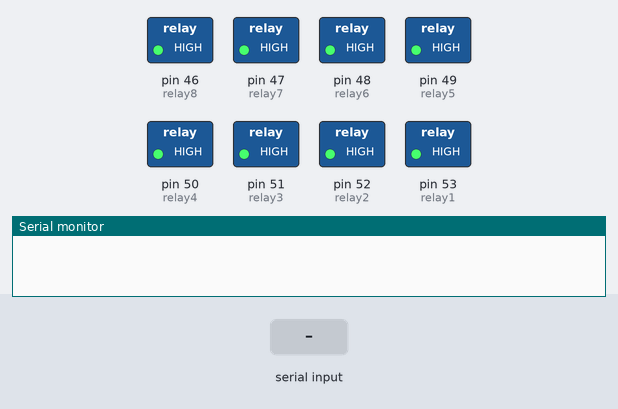
Bench run of a sketch on a simulated Arduino Mega 2560, built with avr-gcc and run on an emulated ATmega2560. On the bench: switched loads named in the sketch (green lamp = pin HIGH), the last lines printed to the serial monitor. Inputs (shaded band) come from the test bench.

Above: at 1.2 s.
1.3 s: "a" received over Serial
At 1.9 s:
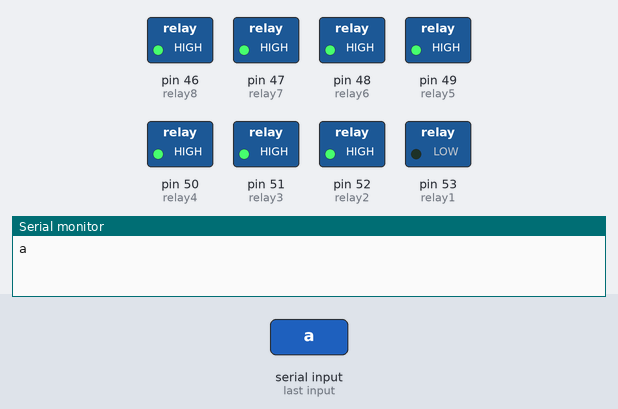
2.8 s: "b" received over Serial
At 4.0 s:
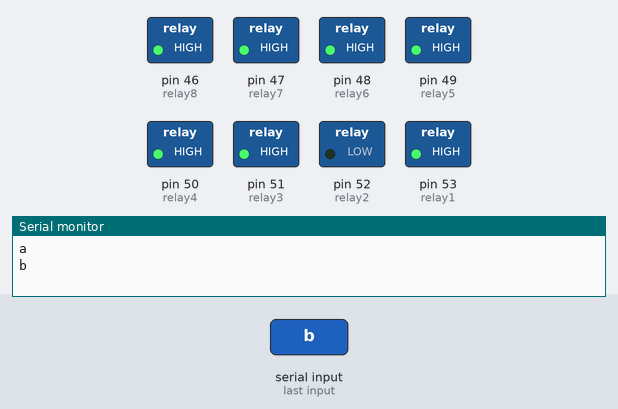
4.3 s: "c" received over Serial
At 5.3 s:
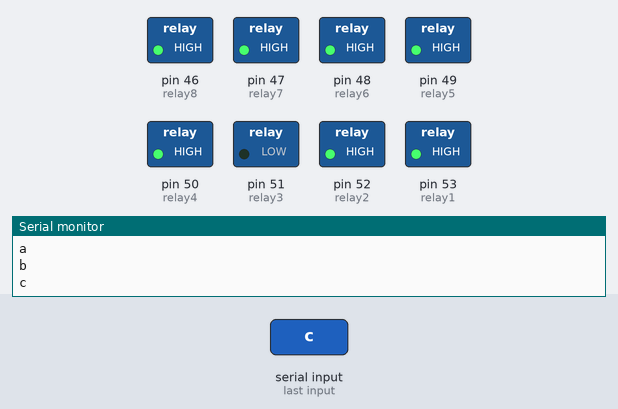
5.8 s: "d" received over Serial
At 6.5 s:
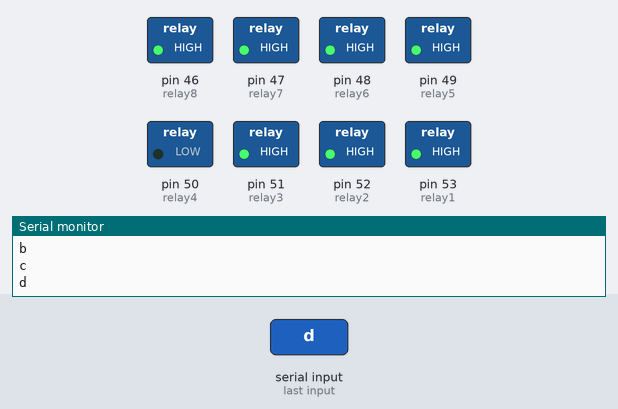
7.3 s: "e" received over Serial
At 7.6 s:
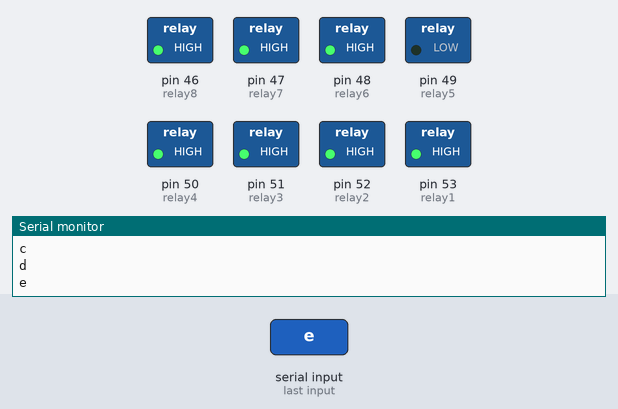
8.8 s: "f" received over Serial
At 10.0 s:
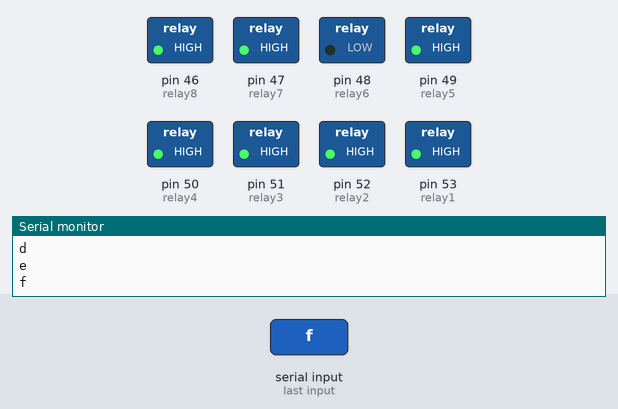
Timing chart, 0 to 11.3 s (numbered marks = the images above; inputs shaded):
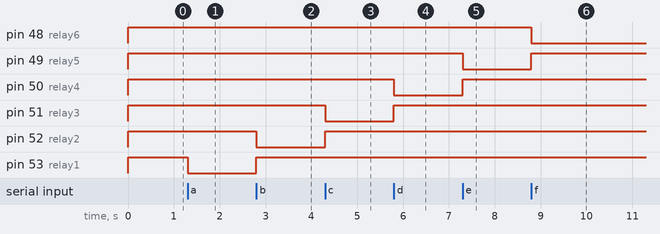

The sketch:

RoomBluetooth.ino
```cpp
int relay1 = 53;
int relay2 = 52;
int relay3 = 51;
int relay4 = 50;
int relay5 = 49;
int relay6 = 48;
int relay7 = 47;
int relay8 = 46;
char junk;
String inputString="";
// the setup function runs once when you press reset or power the board
void setup() {
  // initialize digital pin LED_BUILTIN as an output.
  Serial.begin(9600);
  digitalWrite(relay1, HIGH);
  digitalWrite(relay2, HIGH);
  digitalWrite(relay3, HIGH);
  digitalWrite(relay4, HIGH);
  digitalWrite(relay5, HIGH);
  digitalWrite(relay6, HIGH);
  digitalWrite(relay7, HIGH);
  digitalWrite(relay8, HIGH);
  pinMode(relay1, OUTPUT);
  pinMode(relay2, OUTPUT);
  pinMode(relay3, OUTPUT);
  pinMode(relay4, OUTPUT);
  pinMode(relay5, OUTPUT);
  pinMode(relay6, OUTPUT);
  pinMode(relay7, OUTPUT);
  pinMode(relay8, OUTPUT);
}

// the loop function runs over and over again forever
void loop() {
  if(Serial.available()){
    while(Serial.available()){
      char inChar = (char)Serial.read();
      inputString += inChar;
      }
       Serial.println(inputString);
    while (Serial.available() > 0)
    { junk = Serial.read() ; }      // clear the serial buffer
    if(inputString == "a"){         //in case of 'a' turn the LED on
      digitalWrite(relay2, HIGH);
      digitalWrite(relay3, HIGH);
      digitalWrite(relay4, HIGH);
      digitalWrite(relay5, HIGH);
      digitalWrite(relay6, HIGH);
      digitalWrite(relay7, HIGH);
      digitalWrite(relay8, HIGH);
      digitalWrite(relay1, LOW);
    }else if(inputString == "b"){   //incase of 'b' turn the LED off
      digitalWrite(relay1, HIGH);
      digitalWrite(relay3, HIGH);
      digitalWrite(relay4, HIGH);
      digitalWrite(relay5, HIGH);
      digitalWrite(relay6, HIGH);
      digitalWrite(relay7, HIGH);
      digitalWrite(relay8, HIGH);
      digitalWrite(relay2, LOW);
    }else if(inputString == "c"){   //incase of 'b' turn the LED off
      digitalWrite(relay1, HIGH);
      digitalWrite(relay2, HIGH);
      digitalWrite(relay4, HIGH);
      digitalWrite(relay5, HIGH);
      digitalWrite(relay6, HIGH);
      digitalWrite(relay7, HIGH);
      digitalWrite(relay8, HIGH);
      digitalWrite(relay3, LOW);
    }else if(inputString == "d"){
      digitalWrite(relay1, HIGH);
      digitalWrite(relay2, HIGH);
      digitalWrite(relay3, HIGH);
      digitalWrite(relay5, HIGH);
      digitalWrite(relay6, HIGH);
      digitalWrite(relay7, HIGH);
      digitalWrite(relay8, HIGH);
      digitalWrite(relay4, LOW);
    }else if(inputString == "e"){
      digitalWrite(relay1, HIGH);
      digitalWrite(relay2, HIGH);
      digitalWrite(relay3, HIGH);
      digitalWrite(relay4, HIGH);
      digitalWrite(relay6, HIGH);
      digitalWrite(relay7, HIGH);
      digitalWrite(relay8, HIGH);
      digitalWrite(relay5, LOW);
    }else if(inputString == "f"){
      digitalWrite(relay1, HIGH);
      digitalWrite(relay2, HIGH);
      digitalWrite(relay3, HIGH);
      digitalWrite(relay4, HIGH);
      digitalWrite(relay5, HIGH);
      digitalWrite(relay7, HIGH);
      digitalWrite(relay8, HIGH);
      digitalWrite(relay6, LOW);
    }else if(inputString == "g"){
      digitalWrite(relay1, HIGH);
      digitalWrite(relay2, HIGH);
      digitalWrite(relay3, HIGH);
      digitalWrite(relay4, HIGH);
      digitalWrite(relay5, HIGH);
      digitalWrite(relay6, HIGH);
      digitalWrite(relay8, HIGH);
      digitalWrite(relay7, LOW);
    }else if(inputString == "h"){
      digitalWrite(relay1, HIGH);
      digitalWrite(relay2, HIGH);
      digitalWrite(relay3, HIGH);
      digitalWrite(relay4, HIGH);
      digitalWrite(relay5, HIGH);
      digitalWrite(relay6, HIGH);
      digitalWrite(relay7, HIGH);
      digitalWrite(relay8, LOW);
    }else if(inputString == "n"){
      digitalWrite(relay1, HIGH);
      digitalWrite(relay2, HIGH);
      digitalWrite(relay3, HIGH);
      digitalWrite(relay4, HIGH);
      digitalWrite(relay5, HIGH);
      digitalWrite(relay6, HIGH);
      digitalWrite(relay7, HIGH);
      digitalWrite(relay8, HIGH);
    }
    inputString = "";
    }

}
```

Measured:
- after the input at 1.3 s, pin 53 (relay1): HIGH → LOW at once
- after the input at 2.8 s, pin 52 (relay2): HIGH → LOW at once; pin 53 (relay1): LOW → HIGH at once
- after the input at 4.3 s, pin 51 (relay3): HIGH → LOW at once; pin 52 (relay2): LOW → HIGH at once
- after the input at 5.8 s, pin 50 (relay4): HIGH → LOW at once; pin 51 (relay3): LOW → HIGH at once
- after the input at 7.3 s, pin 49 (relay5): HIGH → LOW at once; pin 50 (relay4): LOW → HIGH at once
- after the input at 8.8 s, pin 48 (relay6): HIGH → LOW at once; pin 49 (relay5): LOW → HIGH at once
